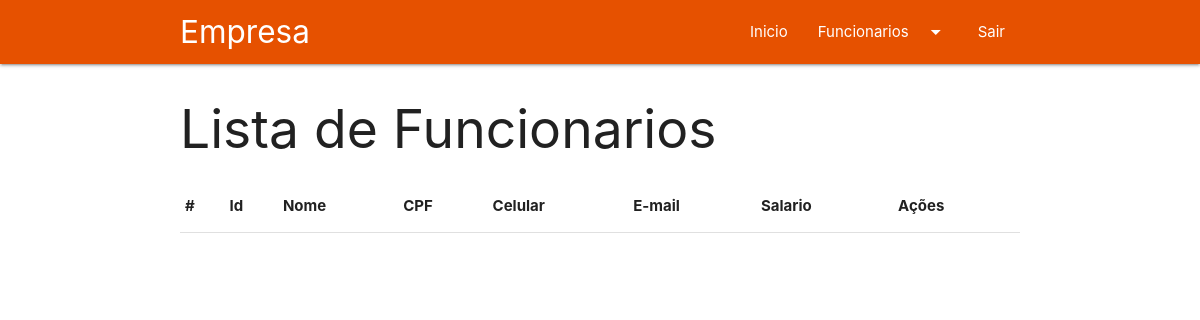
/funcionario/funcionario/lista, run on an earlier commit of the app's database.
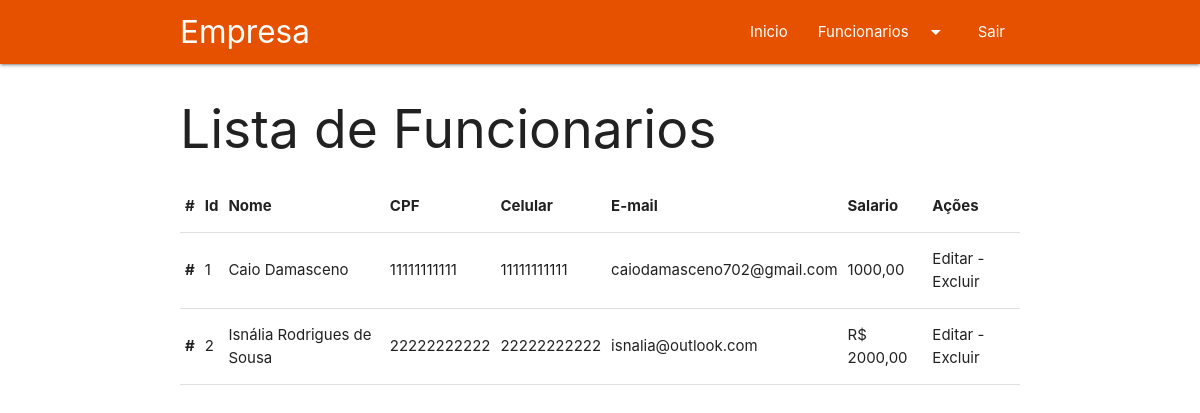
And on a later commit of the database.
### funcionario/models.py (models this page shows)
class Funcionario(models.Model):
    nome = models.CharField(max_length=100,help_text='Nome',blank=False)
    cpf = models.CharField(max_length=14,help_text='CPF',blank=False,default='')
    user = models.OneToOneField(User,on_delete=models.CASCADE,related_name='perfil',default='',blank=False)
    email = models.CharField(max_length=100,help_text='e-mail',default='',blank=False)
    celular = models.CharField(max_length=11,help_text='celular',default='',blank=False)
    rg = models.CharField(max_length=15, help_text='rg', default='',blank=False)
    endereco = models.CharField(max_length=100, help_text='endereco', default='',blank=False)
    salario = models.CharField(max_length=10, help_text='salario', default='',blank=False)

### funcionario/views.py (the view)
# urls.py: path('funcionario/lista',views.lista_funcionario,name='lista_funcionario'),
def lista_funcionario(request):
    template_name = 'funcionario/lista_funcionario.html'
    funcionario = Funcionario.objects.all().reverse()
    context = {
       'funcionario':funcionario
    }
    return render(request,template_name,context)

### templates/funcionario/lista_funcionario.html (shortened to what this page needs)
{% extends 'base.html' %}
{% load widget_tweaks %}
{% block body %}
<div class="container">
    <h2>Lista de Funcionarios</h2>
    <div class="row">
        <div class="col-md-12">
            <table class="table table-hover">
                <thead>
                    <tr>
                        <th scope="col">#</th>
                        <th scope="col">Id</th>
                        <th scope="col">Nome</th>
                        <th scope="col">CPF</th>
                        <th scope="col">Celular</th>
                        <th scope="col">E-mail</th>
                        <th scope="col">Salario</th>
                        <th scope="col">Ações</th>
                    </tr>
                </thead>
                <tbody>
                    {% for funcionario in funcionario %}
                    <tr>
                        <th scope="row">#</th>
                        <td>{{ funcionario.id }}</td>
                        <td>{{ funcionario.nome }}</td>
                        <td>{{ funcionario.cpf }}</td>
                        <td>{{ funcionario.celular }}</td>
                        <td>{{ funcionario.email}}</td>
                        <td>{{ funcionario.salario}}</td>
                        <td>Editar - Excluir</td>
                    </tr>
                    {% endfor %}
                </tbody>
            </table>
        </div>
    </div>
</div>
{% endblock body %}

### templates/base.html (shortened to what this page needs)
{% load static %}
<!DOCTYPE html>
<html lang="en">
<head>
  <link rel="stylesheet" href="https://cdnjs.cloudflare.com/ajax/libs/materialize/1.0.0/css/materialize.min.css">
  <link href="{% static 'css/materialize.css' %} " type="text/css" rel="stylesheet" media="screen,projection" />
</head>
<body>
  <nav class="orange darken-4" role="navigation">
    <div class="nav-wrapper container"><a id="logo-container" href="/" class="brand-logo">Empresa</a>
      <ul class="right hide-on-med-and-down">
        <li><a href="/">Inicio</a></li>
        <li><a class="dropdown-trigger" href="#!" data-target="dropdown">Funcionarios<i
              class="material-icons right">arrow_drop_down</i></a></li>
        <li><a href="">Sair</a></li>
      </ul>
    </div>
  </nav>
  {% block body%}
  {% endblock body %}
</body>
</html>

What changed in the data, as far as the page shows it:
added Funcionario: id "1", nome "Caio Damasceno", cpf "11111111111", celular "11111111111", email "caiodamasceno702@gmail.com", salario "1000,00"
added Funcionario: id "2", nome "Isnália Rodrigues de Sousa", cpf "22222222222", celular "22222222222", email "isnalia@outlook.com", salario "R$ 2000,00"
